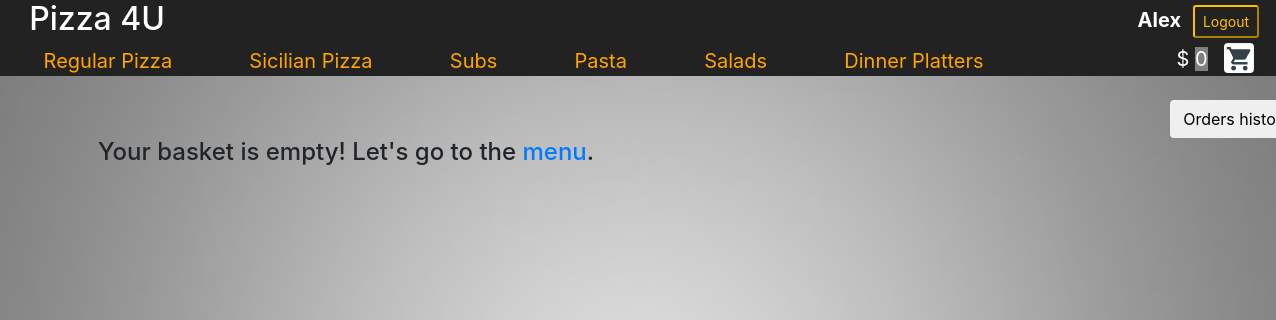
/order (signed in), run on the app's committed database.
### orders/models.py (models this page shows, shortened)
class MenuPosition(models.Model):
	name = models.CharField(max_length=64)
	name_id = models.CharField(max_length=64)

### orders/views.py (the view, shortened to what this page needs)
# urls.py: path("order", views.user_basket, name="order"),
def user_basket(request):
	check_order(request.user)
	user_order = Orders.objects.filter(user=request.user, order_status="in basket").get()
	order_number = user_order.order_number
	user_basket_list = OrderDetails.objects.filter(order_number=order_number)#.order_by('-dish_id')
	order_list = []
	new_order_list = []
	new_order_list2 = []
	for ord_dict in new_order_list2:
		if ord_dict['dish_category'] != "Toppings":
			ord_dict["total_price"] = ord_dict['count']*ord_dict['dish_price']
	user_old_orders = Orders.objects.filter(user=request.user).exclude(order_status="in basket")
	old_order_dict = []
	for old_order in user_old_orders:
		list_= []
		old_order_list = OrderDetails.objects.filter(order_number=old_order.order_number)
		for obj in  old_order_list:
			list_.append([obj.dish_id.category, obj.dish_id.dish_name, obj.price])
		old_order_dict.append({"order_number":old_order.order_number,\
							"order_status":old_order.order_status,\
							"value":list_})
	context = {
				"user": request.user,\
				"menu_list": MenuPosition.objects.values_list(),\
				"order_list": new_order_list2,\
				"total_cost": order_prise(request.user),\
				"user_old_orders": old_order_dict
	}
	return render(request, "basket.html", context)

### orders/views.py (called while the page is built)
def order_prise(user_id):
	check_order(user_id)
	order_price = 0
	user_order = Orders.objects.filter(user_id=user_id, order_status="in basket").get()
	user_ord_numb = user_order.order_number
	order_list = OrderDetails.objects.filter(order_number=user_ord_numb)
	if user_order:
		for one_dish in order_list:
			if one_dish.dish_id.category != "Toppings":
				order_price += one_dish.price
	return order_price

def check_order(user_id):
	order_list_ = Orders.objects.filter(user_id=user_id, order_status="in basket").values()
	if len(order_list_) == 0:
		user_order = Orders(user=user_id, order_status="in basket")
		user_order.save()

### orders/templates/basket.html (shortened to what this page needs)
{% extends "index.html" %}
{% block body%}
	<div class="text-right" style="margin-right: -10%">
		<button id = "orders_history" type="button" class="btn" data-toggle="modal" data-target="#myModal2">Orders history</button>
	</div>
	<div class="container">
		{% if total_cost == 0 %}
        		<h4>Your basket is empty! Let's go to the <a href="{% url 'index'  %}">menu</a>.</h4>
		{% endif %}
	</div>
{% endblock %}

### orders/templates/index.html (shortened to what this page needs)
<!DOCTYPE html>
<html>
    <head>
        {% load static %}
        <link rel="stylesheet" href="https://maxcdn.bootstrapcdn.com/bootstrap/4.1.3/css/bootstrap.min.css">
        <link rel="stylesheet" type="text/css" href="{% static 'styles.css' %}">
    </head>
    <body >
        <div class="main-header" style="z-index:99999999">
            <div class="grid-container">
                <div>
                    <h2 class='text-white text-right'><a style="color: white; margin-right: 5px" href="{% url 'index'  %}">Pizza 4U</a></h2>
                </div>
                <div>
                </div>
                {% if user %}
                        <div id = "username_in_head" class='text-white text-right font-weight-bold' style="font-size: larges; margin: 5px;margin-right: -15px" >{{user}}</div>
                        <div>
                            <a href="{% url 'logout' %}">
                                <button id = "btn_logout" style="margin: 5px; margin-right: -15px" type="button" class="btn-sm btn-outline-warning">Logout</button>
                            </a>
                        </div>
                {% endif %}
            </div>
        {% if user.is_superuser %}
            </div>
            <div class="container" style="margin-top: 80px">
                <table>
                    {% for order in all_orders %}
                        <tr height="35">
                            <td>
                                <h5 id="inline">#{{ order.order_number }} - {{ order.user }} - {{ order.order_status }}</h5>
                            </td>
                            <td>
                                <div class="dropdown" id="inline">
                                    <button type="button" class="btn btn-success dropdown-toggle" data-toggle="dropdown">
                                    Order Status
                                    </button>
                                    <div class="dropdown-menu">
                                        <a class="dropdown-item" href="{% url 'order_status' order.order_number 'in procces' %}">in procces</a>
                                        <a class="dropdown-item" href="{% url 'order_status' order.order_number 'closed' %}">closed</a>
                                    </div>
                                </div>
                            </td>
                            <td>
                                <div class="dropdown" id="inline">
                                    <button type="button" class="btn btn-sml btn-info dropdown-toggle" data-toggle="dropdown">
                                    Order Details</button>
                                    <div class="dropdown-menu">
                                        {% for details in order_details %}
                                           {% if details.order_number.order_number == order.order_number %}
                                                {% if details.dish_id.category == "Toppings" %}
                                                    <a class="dropdown-item" style="margin-left: 30px">- {{ details.dish_id.dish_name }}</a>
                                                {% else %}
                                                    <a class="dropdown-item">{{ details.dish_id.category }}/{{ details.dish_id.dish_name }} - $ {{ details.price }}</a>
                                                {% endif %}
                                            {% endif %}
                                        {% endfor %}
                                    </div>
                                </div>
                            </td>
                        </tr>
                    {% endfor %}
                </table>
            </div>
        {% else  %}
            <div id = "menu_in_header " class="grid-container2">
                {% for menu_code, menu_position, menu_id in menu_list %}
                    <div>
                        <a style="color: orange" href="{% url 'menu' menu_position %}"> {{ menu_position }}</a>
                    </div>
                {% endfor %}
                <div>
                </div>
                {% if user %}
                    <div style="text-align: right;">
                       <p style="margin: -2.5px 0px;">$ <span style="background: gray;">{{ total_cost }}</span></p>
                    </div>
                    <div style="margin: -5px;">
                        <a href="{% url 'order' %}">
                            <button id="basket_btn" type="button" class="btn"></button>
                        </a>
                    </div>
                 {% endif %}
            </div>
        </div>
        <div class="container" style="margin-top: 100px">
            {% block body%}{% endblock %}
        </div>
        {% endif %}
    </body>
</html>

### orders/static/styles.css (style rules this page uses)
body { overflow: auto; background: url(./depositphotos_9218159-stock-photo-grey-background.jpg) no-repeat center center fixed; background-size: 120%; }
.main-header { position: fixed; top: 0; width: 100%; padding: 0px 10px; background: #222; }
.grid-container { display: grid; grid-template-columns: 160px auto 200px 100px; }
.grid-container2 { display: grid; grid-template-columns:repeat(8, auto) 5%; margin: -5px; padding: 5px 0px; }
.grid-container > div, .grid-container2 > div { text-align: center; padding: 0px 0px; font-size: 20px; color: white; }
#basket_btn { width: 30px; height: 30px; background-image: url(./basket.png); background-size: 105%; background-repeat: no-repeat; background-position: -1px 0px; }

### data on the page
MenuPosition: menu_list "Regular Pizza"
MenuPosition: menu_list "Sicilian Pizza"
MenuPosition: menu_list "Subs"
MenuPosition: menu_list "Pasta"
MenuPosition: menu_list "Salads"
MenuPosition: menu_list "Dinner Platters"

### other printed values
{{ user }} "Alex"
{{ total_cost }} "0"
